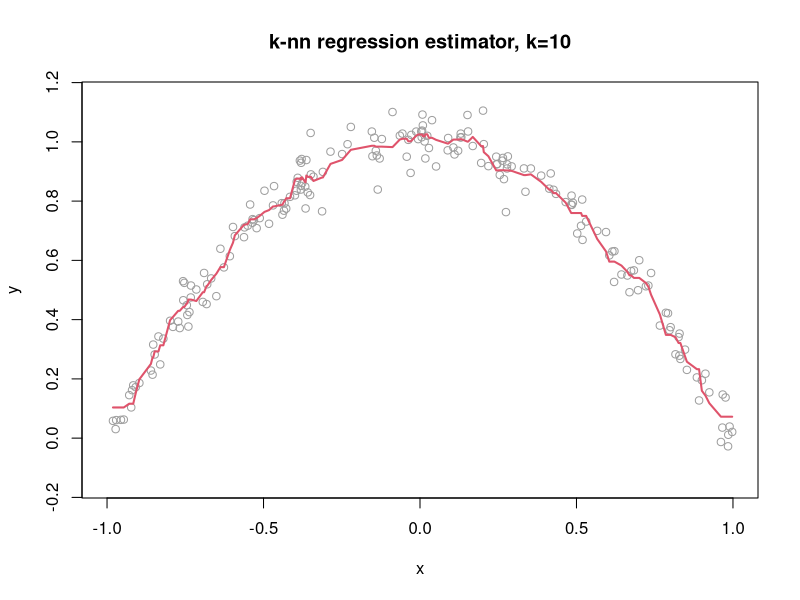
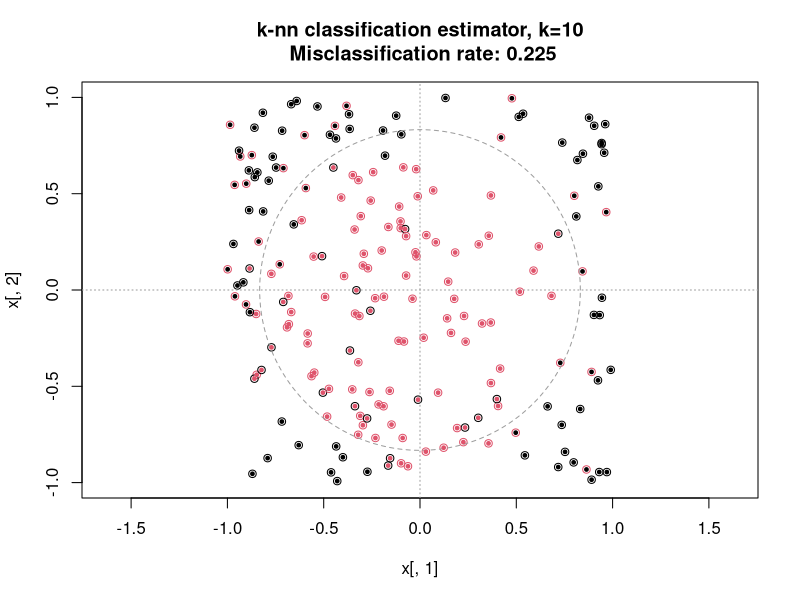

Write the R code that produced these figures, in order.
################ k-nn regression
knn_regr<- function(x, y, t=NULL, k=3, 
                    dist.method = "euclidean"){
  nx <- length(y)
  if (is.null(t)){
    t<- as.matrix(x)
  }else{
    t<-as.matrix(t)
  }
  nt <- dim(t)[1]
  Dtx <- as.matrix( dist(rbind(t,as.matrix(x)),
                         method = dist.method) )
  Dtx <- Dtx[1:nt,nt+(1:nx)]
  mt <- numeric(nt)
  for (i in 1:nt){
    d_t_x <- Dtx[i,]
    d_t_x_k <- sort(d_t_x,partial=k)[k]
    N_t_k <- unname( which(d_t_x <= d_t_x_k) )
    mt[i]=mean(y[N_t_k])
  }
  return(mt)
}	

set.seed(1234)

n <- 200; sd_eps <- .05
x <- sort(2*runif(n)-1)
mx <- 1-x^2 # regression fuction
eps <- rnorm(n,0,sd_eps) # random noise
y <- mx+eps
plot(x,y,xlim=c(-1,1),ylim=c(-3*sd_eps,1+3*sd_eps), col=8)

k <- n/20
hat_mx <- knn_regr(x,y,k=k)
lines(x,hat_mx,col=2,lwd=2)
title(main=paste0("k-nn regression estimator, k=",k))

#### pdf file
saving_pdf <- FALSE
if (saving_pdf) {
  pdf("knn_example.pdf", width=6, height=4)
  plot(x,y,xlim=c(-1,1),ylim=c(-3*sd_eps,1+3*sd_eps),col=8)
  lines(x,hat_mx,col=2,lwd=2)
  title(main=paste0("k-nn regression estimator, k=",k))
  dev.off()
}

################ k-nn classification
knn_class<- function(x, y, t=NULL, k=3, dist.method="euclidean"){
  nx <- length(y)
  classes <- sort(unique(y))
  nclasses <- length(classes)
  if (is.null(t)){
    t <- as.matrix(x)
  }else{
    t <- as.matrix(t)
  }
  nt <- dim(t)[1]
  Dtx <- as.matrix(dist(rbind(t,as.matrix(x)), method=dist.method))
  Dtx <- Dtx[1:nt,nt+(1:nx)]
  hat_probs_t <- matrix(0, nrow = nt, ncol=nclasses)
  hat_y_t <- numeric(nt)
  for (i in 1:nt){
    d_t_x <- Dtx[i,]
    d_t_x_k <- sort(d_t_x,partial=k)[k]
    Ntk <- unname( which(d_t_x <= d_t_x_k) )
    for (j in 1:nclasses){
      hat_probs_t[i,j] <- sum(y[Ntk]==classes[j])/length(Ntk)
    }
    hat_y_t[i] <- classes[which.max(hat_probs_t[i,])]
  }
  return(list(hat_y_t=hat_y_t, hat_probs_t=hat_probs_t))
}	

set.seed(5678)
n <- 200; sd_eps <- .05
x <- matrix(2*runif(2*n)-1, ncol=2)
px <- exp(-x[,1]^2-x[,2]^2) # = 1/2
y <- rbinom(n,size=1,prob = px)
plot(x[,1],x[,2],xlim=c(-1,1),ylim=c(-1,1), col=y+1, asp=1)
abline(h=0,v=0,col=8,lty=3)
lines(sqrt(log(2))*cos(seq(0,2*pi,length=201)), 
      sqrt(log(2))*sin(seq(0,2*pi,length=201)),col=8,lty=2)

k <- n/20
hat_y <- knn_class(x,y,k=k) # with prediction he fills outer circle, original value is inner circle, black = 1, red = 0,
points(x[,1],x[,2], pch=19, cex=.5, col=hat_y$hat_y_t+1)
title(main=paste0("k-nn classification estimator, k=",k,
                  "\n Misclassification rate: ", mean(y!=hat_y$hat_y_t)))

#### pdf file
saving_pdf <- FALSE
if (saving_pdf) {
  pdf("knn_class_example.pdf", width=6, height=6)
  plot(x[,1],x[,2],xlim=c(-1,1),ylim=c(-1,1), col=y+1, asp=1)
  abline(h=0,v=0,col=8,lty=3)
  lines(sqrt(log(2))*cos(seq(0,2*pi,length=201)), 
        sqrt(log(2))*sin(seq(0,2*pi,length=201)),col=8,lty=2)
  
  k <- n/20
  hat_y <- knn_class(x,y,k=k)
  points(x[,1],x[,2], pch=19, cex=.5, col=hat_y$hat_y_t+1)
  title(main=paste0("k-nn classification estimator, k=",k,
                    "\n Misclassification rate: ", mean(y!=hat_y$hat_y_t)))
  dev.off()
}

